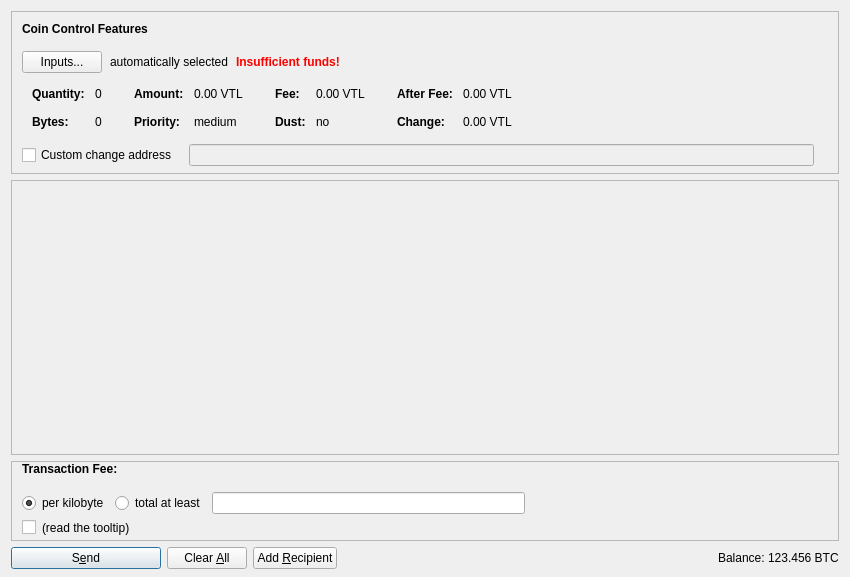
<?xml version="1.0" encoding="UTF-8"?>
<ui version="4.0">
 <class>SendCoinsDialog</class>
 <widget class="QDialog" name="SendCoinsDialog">
  <property name="geometry">
   <rect>
    <x>0</x>
    <y>0</y>
    <width>850</width>
    <height>577</height>
   </rect>
  </property>
  <property name="windowTitle">
   <string>Send Coins</string>
  </property>
  <layout class="QVBoxLayout" name="verticalLayout" stretch="0,1,0,0">
   <property name="bottomMargin">
    <number>8</number>
   </property>
   <item>
    <widget class="QFrame" name="frameCoinControl">
     <property name="sizePolicy">
      <sizepolicy hsizetype="Expanding" vsizetype="Expanding">
       <horstretch>0</horstretch>
       <verstretch>0</verstretch>
      </sizepolicy>
     </property>
     <property name="maximumSize">
      <size>
       <width>16777215</width>
       <height>16777215</height>
      </size>
     </property>
     <property name="frameShape">
      <enum>QFrame::StyledPanel</enum>
     </property>
     <property name="frameShadow">
      <enum>QFrame::Sunken</enum>
     </property>
     <layout class="QVBoxLayout" name="verticalLayoutCoinControl2">
      <property name="spacing">
       <number>0</number>
      </property>
      <property name="leftMargin">
       <number>0</number>
      </property>
      <property name="topMargin">
       <number>0</number>
      </property>
      <property name="rightMargin">
       <number>0</number>
      </property>
      <property name="bottomMargin">
       <number>6</number>
      </property>
      <item>
       <layout class="QVBoxLayout" name="verticalLayoutCoinControl" stretch="0,0,0,0,1">
        <property name="spacing">
         <number>0</number>
        </property>
        <property name="leftMargin">
         <number>10</number>
        </property>
        <property name="topMargin">
         <number>10</number>
        </property>
        <item>
         <layout class="QHBoxLayout" name="horizontalLayoutCoinControl1">
          <property name="bottomMargin">
           <number>15</number>
          </property>
          <item>
           <widget class="QLabel" name="labelCoinControlFeatures">
            <property name="sizePolicy">
             <sizepolicy hsizetype="Preferred" vsizetype="Maximum">
              <horstretch>0</horstretch>
              <verstretch>0</verstretch>
             </sizepolicy>
            </property>
            <property name="font">
             <font>
              <weight>75</weight>
              <bold>true</bold>
             </font>
            </property>
            <property name="styleSheet">
             <string notr="true">font-weight:bold;</string>
            </property>
            <property name="text">
             <string>Coin Control Features</string>
            </property>
           </widget>
          </item>
         </layout>
        </item>
        <item>
         <layout class="QHBoxLayout" name="horizontalLayoutCoinControl2" stretch="0,0,0,0">
          <property name="spacing">
           <number>8</number>
          </property>
          <property name="bottomMargin">
           <number>10</number>
          </property>
          <item>
           <widget class="QPushButton" name="pushButtonCoinControl">
            <property name="styleSheet">
             <string notr="true"/>
            </property>
            <property name="text">
             <string>Inputs...</string>
            </property>
            <property name="autoDefault">
             <bool>false</bool>
            </property>
           </widget>
          </item>
          <item>
           <widget class="QLabel" name="labelCoinControlAutomaticallySelected">
            <property name="text">
             <string>automatically selected</string>
            </property>
            <property name="margin">
             <number>5</number>
            </property>
           </widget>
          </item>
          <item>
           <widget class="QLabel" name="labelCoinControlInsuffFunds">
            <property name="font">
             <font>
              <weight>75</weight>
              <bold>true</bold>
             </font>
            </property>
            <property name="styleSheet">
             <string notr="true">color:red;font-weight:bold;</string>
            </property>
            <property name="text">
             <string>Insufficient funds!</string>
            </property>
            <property name="margin">
             <number>5</number>
            </property>
           </widget>
          </item>
          <item>
           <spacer name="horizontalSpacerCoinControl">
            <property name="orientation">
             <enum>Qt::Horizontal</enum>
            </property>
            <property name="sizeHint" stdset="0">
             <size>
              <width>40</width>
              <height>1</height>
             </size>
            </property>
           </spacer>
          </item>
         </layout>
        </item>
        <item>
         <widget class="QWidget" name="widgetCoinControl" native="true">
          <property name="sizePolicy">
           <sizepolicy hsizetype="Preferred" vsizetype="Preferred">
            <horstretch>0</horstretch>
            <verstretch>0</verstretch>
           </sizepolicy>
          </property>
          <property name="minimumSize">
           <size>
            <width>0</width>
            <height>0</height>
           </size>
          </property>
          <property name="styleSheet">
           <string notr="true"/>
          </property>
          <layout class="QHBoxLayout" name="horizontalLayoutCoinControl5">
           <property name="leftMargin">
            <number>0</number>
           </property>
           <property name="topMargin">
            <number>0</number>
           </property>
           <property name="rightMargin">
            <number>0</number>
           </property>
           <property name="bottomMargin">
            <number>0</number>
           </property>
           <item>
            <layout class="QHBoxLayout" name="horizontalLayoutCoinControl3" stretch="0,0,0,1">
             <property name="spacing">
              <number>20</number>
             </property>
             <property name="topMargin">
              <number>0</number>
             </property>
             <property name="bottomMargin">
              <number>10</number>
             </property>
             <item>
              <layout class="QFormLayout" name="formLayoutCoinControl1">
               <property name="horizontalSpacing">
                <number>10</number>
               </property>
               <property name="verticalSpacing">
                <number>14</number>
               </property>
               <property name="leftMargin">
                <number>10</number>
               </property>
               <property name="topMargin">
                <number>4</number>
               </property>
               <property name="rightMargin">
                <number>6</number>
               </property>
               <item row="0" column="0">
                <widget class="QLabel" name="labelCoinControlQuantityText">
                 <property name="font">
                  <font>
                   <weight>75</weight>
                   <bold>true</bold>
                  </font>
                 </property>
                 <property name="text">
                  <string>Quantity:</string>
                 </property>
                 <property name="margin">
                  <number>0</number>
                 </property>
                </widget>
               </item>
               <item row="0" column="1">
                <widget class="QLabel" name="labelCoinControlQuantity">
                 <property name="cursor">
                  <cursorShape>IBeamCursor</cursorShape>
                 </property>
                 <property name="contextMenuPolicy">
                  <enum>Qt::ActionsContextMenu</enum>
                 </property>
                 <property name="text">
                  <string notr="true">0</string>
                 </property>
                 <property name="margin">
                  <number>0</number>
                 </property>
                 <property name="textInteractionFlags">
                  <set>Qt::LinksAccessibleByMouse|Qt::TextSelectableByKeyboard|Qt::TextSelectableByMouse</set>
                 </property>
                </widget>
               </item>
               <item row="1" column="0">
                <widget class="QLabel" name="labelCoinControlBytesText">
                 <property name="font">
                  <font>
                   <weight>75</weight>
                   <bold>true</bold>
                  </font>
                 </property>
                 <property name="text">
                  <string>Bytes:</string>
                 </property>
                </widget>
               </item>
               <item row="1" column="1">
                <widget class="QLabel" name="labelCoinControlBytes">
                 <property name="cursor">
                  <cursorShape>IBeamCursor</cursorShape>
                 </property>
                 <property name="contextMenuPolicy">
                  <enum>Qt::ActionsContextMenu</enum>
                 </property>
                 <property name="text">
                  <string notr="true">0</string>
                 </property>
                 <property name="textInteractionFlags">
                  <set>Qt::LinksAccessibleByMouse|Qt::TextSelectableByKeyboard|Qt::TextSelectableByMouse</set>
                 </property>
                </widget>
               </item>
              </layout>
             </item>
             <item>
              <layout class="QFormLayout" name="formLayoutCoinControl2">
               <property name="horizontalSpacing">
                <number>10</number>
               </property>
               <property name="verticalSpacing">
                <number>14</number>
               </property>
               <property name="leftMargin">
                <number>6</number>
               </property>
               <property name="topMargin">
                <number>4</number>
               </property>
               <property name="rightMargin">
                <number>6</number>
               </property>
               <item row="0" column="0">
                <widget class="QLabel" name="labelCoinControlAmountText">
                 <property name="font">
                  <font>
                   <weight>75</weight>
                   <bold>true</bold>
                  </font>
                 </property>
                 <property name="text">
                  <string>Amount:</string>
                 </property>
                 <property name="margin">
                  <number>0</number>
                 </property>
                </widget>
               </item>
               <item row="0" column="1">
                <widget class="QLabel" name="labelCoinControlAmount">
                 <property name="cursor">
                  <cursorShape>IBeamCursor</cursorShape>
                 </property>
                 <property name="contextMenuPolicy">
                  <enum>Qt::ActionsContextMenu</enum>
                 </property>
                 <property name="text">
                  <string notr="true">0.00 VTL</string>
                 </property>
                 <property name="textInteractionFlags">
                  <set>Qt::LinksAccessibleByMouse|Qt::TextSelectableByKeyboard|Qt::TextSelectableByMouse</set>
                 </property>
                </widget>
               </item>
               <item row="1" column="0">
                <widget class="QLabel" name="labelCoinControlPriorityText">
                 <property name="font">
                  <font>
                   <weight>75</weight>
                   <bold>true</bold>
                  </font>
                 </property>
                 <property name="text">
                  <string>Priority:</string>
                 </property>
                </widget>
               </item>
               <item row="1" column="1">
                <widget class="QLabel" name="labelCoinControlPriority">
                 <property name="cursor">
                  <cursorShape>IBeamCursor</cursorShape>
                 </property>
                 <property name="contextMenuPolicy">
                  <enum>Qt::ActionsContextMenu</enum>
                 </property>
                 <property name="text">
                  <string notr="true">medium</string>
                 </property>
                 <property name="textInteractionFlags">
                  <set>Qt::LinksAccessibleByMouse|Qt::TextSelectableByKeyboard|Qt::TextSelectableByMouse</set>
                 </property>
                </widget>
               </item>
              </layout>
             </item>
             <item>
              <layout class="QFormLayout" name="formLayoutCoinControl3">
               <property name="horizontalSpacing">
                <number>10</number>
               </property>
               <property name="verticalSpacing">
                <number>14</number>
               </property>
               <property name="leftMargin">
                <number>6</number>
               </property>
               <property name="topMargin">
                <number>4</number>
               </property>
               <property name="rightMargin">
                <number>6</number>
               </property>
               <item row="0" column="0">
                <widget class="QLabel" name="labelCoinControlFeeText">
                 <property name="font">
                  <font>
                   <weight>75</weight>
                   <bold>true</bold>
                  </font>
                 </property>
                 <property name="text">
                  <string>Fee:</string>
                 </property>
                 <property name="margin">
                  <number>0</number>
                 </property>
                </widget>
               </item>
               <item row="0" column="1">
                <widget class="QLabel" name="labelCoinControlFee">
                 <property name="cursor">
                  <cursorShape>IBeamCursor</cursorShape>
                 </property>
                 <property name="contextMenuPolicy">
                  <enum>Qt::ActionsContextMenu</enum>
                 </property>
                 <property name="text">
                  <string notr="true">0.00 VTL</string>
                 </property>
                 <property name="textInteractionFlags">
                  <set>Qt::LinksAccessibleByMouse|Qt::TextSelectableByKeyboard|Qt::TextSelectableByMouse</set>
                 </property>
                </widget>
               </item>
               <item row="1" column="0">
                <widget class="QLabel" name="labelCoinControlLowOutputText">
                 <property name="font">
                  <font>
                   <weight>75</weight>
                   <bold>true</bold>
                  </font>
                 </property>
                 <property name="text">
                  <string>Dust:</string>
                 </property>
                </widget>
               </item>
               <item row="1" column="1">
                <widget class="QLabel" name="labelCoinControlLowOutput">
                 <property name="cursor">
                  <cursorShape>IBeamCursor</cursorShape>
                 </property>
                 <property name="contextMenuPolicy">
                  <enum>Qt::ActionsContextMenu</enum>
                 </property>
                 <property name="text">
                  <string notr="true">no</string>
                 </property>
                 <property name="textInteractionFlags">
                  <set>Qt::LinksAccessibleByMouse|Qt::TextSelectableByKeyboard|Qt::TextSelectableByMouse</set>
                 </property>
                </widget>
               </item>
              </layout>
             </item>
             <item>
              <layout class="QFormLayout" name="formLayoutCoinControl4">
               <property name="horizontalSpacing">
                <number>10</number>
               </property>
               <property name="verticalSpacing">
                <number>14</number>
               </property>
               <property name="leftMargin">
                <number>6</number>
               </property>
               <property name="topMargin">
                <number>4</number>
               </property>
               <property name="rightMargin">
                <number>6</number>
               </property>
               <item row="0" column="0">
                <widget class="QLabel" name="labelCoinControlAfterFeeText">
                 <property name="font">
                  <font>
                   <weight>75</weight>
                   <bold>true</bold>
                  </font>
                 </property>
                 <property name="text">
                  <string>After Fee:</string>
                 </property>
                 <property name="margin">
                  <number>0</number>
                 </property>
                </widget>
               </item>
               <item row="0" column="1">
                <widget class="QLabel" name="labelCoinControlAfterFee">
                 <property name="cursor">
                  <cursorShape>IBeamCursor</cursorShape>
                 </property>
                 <property name="contextMenuPolicy">
                  <enum>Qt::ActionsContextMenu</enum>
                 </property>
                 <property name="text">
                  <string notr="true">0.00 VTL</string>
                 </property>
                 <property name="textInteractionFlags">
                  <set>Qt::LinksAccessibleByMouse|Qt::TextSelectableByKeyboard|Qt::TextSelectableByMouse</set>
                 </property>
                </widget>
               </item>
               <item row="1" column="0">
                <widget class="QLabel" name="labelCoinControlChangeText">
                 <property name="font">
                  <font>
                   <weight>75</weight>
                   <bold>true</bold>
                  </font>
                 </property>
                 <property name="text">
                  <string>Change:</string>
                 </property>
                </widget>
               </item>
               <item row="1" column="1">
                <widget class="QLabel" name="labelCoinControlChange">
                 <property name="cursor">
                  <cursorShape>IBeamCursor</cursorShape>
                 </property>
                 <property name="contextMenuPolicy">
                  <enum>Qt::ActionsContextMenu</enum>
                 </property>
                 <property name="text">
                  <string notr="true">0.00 VTL</string>
                 </property>
                 <property name="textInteractionFlags">
                  <set>Qt::LinksAccessibleByMouse|Qt::TextSelectableByKeyboard|Qt::TextSelectableByMouse</set>
                 </property>
                </widget>
               </item>
              </layout>
             </item>
            </layout>
           </item>
          </layout>
         </widget>
        </item>
        <item>
         <layout class="QHBoxLayout" name="horizontalLayoutCoinControl4" stretch="0,0,0">
          <property name="spacing">
           <number>12</number>
          </property>
          <property name="sizeConstraint">
           <enum>QLayout::SetDefaultConstraint</enum>
          </property>
          <property name="topMargin">
           <number>5</number>
          </property>
          <property name="rightMargin">
           <number>5</number>
          </property>
          <item>
           <widget class="QCheckBox" name="checkBoxCoinControlChange">
            <property name="toolTip">
             <string>If this is activated, but the change address is empty or invalid, change will be sent to a newly generated address.</string>
            </property>
            <property name="text">
             <string>Custom change address</string>
            </property>
           </widget>
          </item>
          <item>
           <widget class="QValidatedLineEdit" name="lineEditCoinControlChange">
            <property name="enabled">
             <bool>false</bool>
            </property>
            <property name="sizePolicy">
             <sizepolicy hsizetype="Expanding" vsizetype="Fixed">
              <horstretch>0</horstretch>
              <verstretch>0</verstretch>
             </sizepolicy>
            </property>
           </widget>
          </item>
          <item>
           <widget class="QLabel" name="labelCoinControlChangeLabel">
            <property name="sizePolicy">
             <sizepolicy hsizetype="Preferred" vsizetype="Expanding">
              <horstretch>0</horstretch>
              <verstretch>0</verstretch>
             </sizepolicy>
            </property>
            <property name="minimumSize">
             <size>
              <width>0</width>
              <height>0</height>
             </size>
            </property>
            <property name="text">
             <string/>
            </property>
            <property name="margin">
             <number>3</number>
            </property>
           </widget>
          </item>
         </layout>
        </item>
        <item>
         <spacer name="verticalSpacerCoinControl">
          <property name="orientation">
           <enum>Qt::Vertical</enum>
          </property>
          <property name="sizeHint" stdset="0">
           <size>
            <width>800</width>
            <height>1</height>
           </size>
          </property>
         </spacer>
        </item>
       </layout>
      </item>
     </layout>
    </widget>
   </item>
   <item>
    <widget class="QScrollArea" name="scrollArea">
     <property name="widgetResizable">
      <bool>true</bool>
     </property>
     <widget class="QWidget" name="scrollAreaWidgetContents">
      <property name="geometry">
       <rect>
        <x>0</x>
        <y>0</y>
        <width>824</width>
        <height>198</height>
       </rect>
      </property>
      <layout class="QVBoxLayout" name="verticalLayout_2" stretch="0,1">
       <property name="leftMargin">
        <number>0</number>
       </property>
       <property name="topMargin">
        <number>0</number>
       </property>
       <property name="rightMargin">
        <number>0</number>
       </property>
       <property name="bottomMargin">
        <number>0</number>
       </property>
       <item>
        <layout class="QVBoxLayout" name="entries">
         <property name="spacing">
          <number>6</number>
         </property>
        </layout>
       </item>
       <item>
        <spacer name="verticalSpacer">
         <property name="orientation">
          <enum>Qt::Vertical</enum>
         </property>
         <property name="sizeHint" stdset="0">
          <size>
           <width>20</width>
           <height>40</height>
          </size>
         </property>
        </spacer>
       </item>
      </layout>
     </widget>
    </widget>
   </item>
   <item>
    <widget class="QFrame" name="frameFee">
     <property name="enabled">
      <bool>true</bool>
     </property>
     <property name="sizePolicy">
      <sizepolicy hsizetype="Expanding" vsizetype="Expanding">
       <horstretch>0</horstretch>
       <verstretch>0</verstretch>
      </sizepolicy>
     </property>
     <property name="maximumSize">
      <size>
       <width>16777215</width>
       <height>16777215</height>
      </size>
     </property>
     <property name="frameShape">
      <enum>QFrame::StyledPanel</enum>
     </property>
     <property name="frameShadow">
      <enum>QFrame::Sunken</enum>
     </property>
     <layout class="QVBoxLayout" name="verticalLayoutFee1">
      <property name="spacing">
       <number>0</number>
      </property>
      <property name="leftMargin">
       <number>0</number>
      </property>
      <property name="topMargin">
       <number>0</number>
      </property>
      <property name="rightMargin">
       <number>0</number>
      </property>
      <property name="bottomMargin">
       <number>0</number>
      </property>
      <item>
       <layout class="QVBoxLayout" name="verticalLayoutFee2" stretch="0,0,0">
        <property name="spacing">
         <number>0</number>
        </property>
        <property name="sizeConstraint">
         <enum>QLayout::SetMinimumSize</enum>
        </property>
        <property name="leftMargin">
         <number>10</number>
        </property>
        <property name="topMargin">
         <number>0</number>
        </property>
        <item>
         <layout class="QHBoxLayout" name="horizontalLayoutFee1">
          <property name="bottomMargin">
           <number>0</number>
          </property>
          <item>
           <layout class="QVBoxLayout" name="verticalLayoutFee7">
            <property name="spacing">
             <number>0</number>
            </property>
            <item>
             <layout class="QHBoxLayout" name="horizontalLayoutSmartFee">
              <property name="spacing">
               <number>10</number>
              </property>
              <item>
               <widget class="QLabel" name="labelFeeHeadline">
                <property name="sizePolicy">
                 <sizepolicy hsizetype="Preferred" vsizetype="Maximum">
                  <horstretch>0</horstretch>
                  <verstretch>0</verstretch>
                 </sizepolicy>
                </property>
                <property name="font">
                 <font>
                  <weight>75</weight>
                  <bold>true</bold>
                 </font>
                </property>
                <property name="styleSheet">
                 <string notr="true">font-weight:bold;</string>
                </property>
                <property name="text">
                 <string>Transaction Fee:</string>
                </property>
               </widget>
              </item>
             </layout>
            </item>
            <item>
             <spacer name="verticalSpacer_5">
              <property name="orientation">
               <enum>Qt::Vertical</enum>
              </property>
              <property name="sizeHint" stdset="0">
               <size>
                <width>1</width>
                <height>1</height>
               </size>
              </property>
             </spacer>
            </item>
           </layout>
          </item>
          <item>
           <spacer name="horizontalSpacer_4">
            <property name="orientation">
             <enum>Qt::Horizontal</enum>
            </property>
            <property name="sizeHint" stdset="0">
             <size>
              <width>40</width>
              <height>20</height>
             </size>
            </property>
           </spacer>
          </item>
         </layout>
        </item>
        <item>
         <widget class="QFrame" name="frameFeeSelection">
          <layout class="QVBoxLayout" name="verticalLayoutFee12">
           <property name="spacing">
            <number>0</number>
           </property>
           <property name="leftMargin">
            <number>0</number>
           </property>
           <property name="topMargin">
            <number>0</number>
           </property>
           <property name="rightMargin">
            <number>0</number>
           </property>
           <property name="bottomMargin">
            <number>0</number>
           </property>
           <item>
            <layout class="QGridLayout" name="gridLayoutFee">
             <property name="sizeConstraint">
              <enum>QLayout::SetNoConstraint</enum>
             </property>
             <property name="topMargin">
              <number>10</number>
             </property>
             <property name="bottomMargin">
              <number>4</number>
             </property>
             <property name="horizontalSpacing">
              <number>10</number>
             </property>
             <property name="verticalSpacing">
              <number>4</number>
             </property>
             <item row="0" column="0">
              <layout class="QVBoxLayout" name="verticalLayoutFee8">
               <property name="spacing">
                <number>6</number>
               </property>
               <item>
                <layout class="QHBoxLayout" name="horizontalLayoutFee13">
                 <item>
                  <widget class="QRadioButton" name="radioCustomPerKilobyte">
                   <property name="toolTip">
                    <string>If the custom fee is set to 1000 satoshis and the transaction is only 250 bytes, then &quot;per kilobyte&quot; only pays 250 satoshis in fee, while &quot;total at least&quot; pays 1000 satoshis. For transactions bigger than a kilobyte both pay by kilobyte.</string>
                   </property>
                   <property name="text">
                    <string>per kilobyte</string>
                   </property>
                   <property name="checked">
                    <bool>true</bool>
                   </property>
                  </widget>
                 </item>
                 <item>
                  <widget class="QRadioButton" name="radioCustomAtLeast">
                   <property name="toolTip">
                    <string>If the custom fee is set to 1000 satoshis and the transaction is only 250 bytes, then &quot;per kilobyte&quot; only pays 250 satoshis in fee, while &quot;total at least&quot; pays 1000 satoshis. For transactions bigger than a kilobyte both pay by kilobyte.</string>
                   </property>
                   <property name="text">
                    <string>total at least</string>
                   </property>
                  </widget>
                 </item>
                 <item>
                  <widget class="BitcoinAmountField" name="customFee"/>
                 </item>
                 <item>
                  <spacer name="horizontalSpacer_6">
                   <property name="orientation">
                    <enum>Qt::Horizontal</enum>
                   </property>
                   <property name="sizeHint" stdset="0">
                    <size>
                     <width>1</width>
                     <height>1</height>
                    </size>
                   </property>
                  </spacer>
                 </item>
                </layout>
               </item>
               <item>
                <layout class="QHBoxLayout" name="horizontalLayoutFee8">
                 <item>
                  <widget class="QCheckBox" name="checkBoxMinimumFee">
                   <property name="enabled">
                    <bool>true</bool>
                   </property>
                   <property name="toolTip">
                    <string>Paying only the minimum fee is just fine as long as there is less transaction volume than space in the blocks. But be aware that this can end up in a never confirming transaction once there is more demand for verticalcoin transactions than the network can process.</string>
                   </property>
                   <property name="text">
                    <string/>
                   </property>
                  </widget>
                 </item>
                 <item>
                  <widget class="QLabel" name="labelMinFeeWarning">
                   <property name="enabled">
                    <bool>true</bool>
                   </property>
                   <property name="toolTip">
                    <string>Paying only the minimum fee is just fine as long as there is less transaction volume than space in the blocks. But be aware that this can end up in a never confirming transaction once there is more demand for verticalcoin transactions than the network can process.</string>
                   </property>
                   <property name="text">
                    <string>(read the tooltip)</string>
                   </property>
                   <property name="margin">
                    <number>5</number>
                   </property>
                  </widget>
                 </item>
                 <item>
                  <spacer name="horizontalSpacer_2">
                   <property name="orientation">
                    <enum>Qt::Horizontal</enum>
                   </property>
                   <property name="sizeHint" stdset="0">
                    <size>
                     <width>1</width>
                     <height>1</height>
                    </size>
                   </property>
                  </spacer>
                 </item>
                </layout>
               </item>
              </layout>
             </item>
            </layout>
           </item>
          </layout>
         </widget>
        </item>
        <item>
         <spacer name="verticalSpacerFee">
          <property name="orientation">
           <enum>Qt::Vertical</enum>
          </property>
          <property name="sizeHint" stdset="0">
           <size>
            <width>800</width>
            <height>1</height>
           </size>
          </property>
         </spacer>
        </item>
       </layout>
      </item>
     </layout>
    </widget>
   </item>
   <item>
    <layout class="QHBoxLayout" name="horizontalLayout">
     <item>
      <widget class="QPushButton" name="sendButton">
       <property name="minimumSize">
        <size>
         <width>150</width>
         <height>0</height>
        </size>
       </property>
       <property name="toolTip">
        <string>Confirm the send action</string>
       </property>
       <property name="text">
        <string>S&amp;end</string>
       </property>
       <property name="icon">
        <iconset resource="../bitcoin.qrc">
         <normaloff>:/icons/send</normaloff>:/icons/send</iconset>
       </property>
       <property name="autoDefault">
        <bool>false</bool>
       </property>
       <property name="default">
        <bool>true</bool>
       </property>
      </widget>
     </item>
     <item>
      <widget class="QPushButton" name="clearButton">
       <property name="sizePolicy">
        <sizepolicy hsizetype="Minimum" vsizetype="Fixed">
         <horstretch>0</horstretch>
         <verstretch>0</verstretch>
        </sizepolicy>
       </property>
       <property name="toolTip">
        <string>Clear all fields of the form.</string>
       </property>
       <property name="text">
        <string>Clear &amp;All</string>
       </property>
       <property name="icon">
        <iconset resource="../bitcoin.qrc">
         <normaloff>:/icons/remove</normaloff>:/icons/remove</iconset>
       </property>
       <property name="autoDefault">
        <bool>false</bool>
       </property>
      </widget>
     </item>
     <item>
      <widget class="QPushButton" name="addButton">
       <property name="toolTip">
        <string>Send to multiple recipients at once</string>
       </property>
       <property name="text">
        <string>Add &amp;Recipient</string>
       </property>
       <property name="icon">
        <iconset resource="../bitcoin.qrc">
         <normaloff>:/icons/add</normaloff>:/icons/add</iconset>
       </property>
       <property name="autoDefault">
        <bool>false</bool>
       </property>
      </widget>
     </item>
     <item>
      <spacer name="horizontalSpacer">
       <property name="orientation">
        <enum>Qt::Horizontal</enum>
       </property>
       <property name="sizeHint" stdset="0">
        <size>
         <width>40</width>
         <height>20</height>
        </size>
       </property>
      </spacer>
     </item>
     <item>
      <layout class="QHBoxLayout" name="horizontalLayout_2">
       <property name="spacing">
        <number>3</number>
       </property>
       <item>
        <widget class="QLabel" name="label">
         <property name="sizePolicy">
          <sizepolicy hsizetype="Preferred" vsizetype="Fixed">
           <horstretch>0</horstretch>
           <verstretch>0</verstretch>
          </sizepolicy>
         </property>
         <property name="text">
          <string>Balance:</string>
         </property>
        </widget>
       </item>
       <item>
        <widget class="QLabel" name="labelBalance">
         <property name="sizePolicy">
          <sizepolicy hsizetype="Preferred" vsizetype="Fixed">
           <horstretch>0</horstretch>
           <verstretch>0</verstretch>
          </sizepolicy>
         </property>
         <property name="cursor">
          <cursorShape>IBeamCursor</cursorShape>
         </property>
         <property name="text">
          <string notr="true">123.456 BTC</string>
         </property>
         <property name="textInteractionFlags">
          <set>Qt::LinksAccessibleByMouse|Qt::TextSelectableByKeyboard|Qt::TextSelectableByMouse</set>
         </property>
        </widget>
       </item>
      </layout>
     </item>
    </layout>
   </item>
  </layout>
 </widget>
 <customwidgets>
  <customwidget>
   <class>QValidatedLineEdit</class>
   <extends>QLineEdit</extends>
   <header>qvalidatedlineedit.h</header>
  </customwidget>
  <customwidget>
   <class>BitcoinAmountField</class>
   <extends>QLineEdit</extends>
   <header>bitcoinamountfield.h</header>
   <container>1</container>
  </customwidget>
 </customwidgets>
 <resources>
  <include location="../bitcoin.qrc"/>
 </resources>
 <connections/>
</ui>
